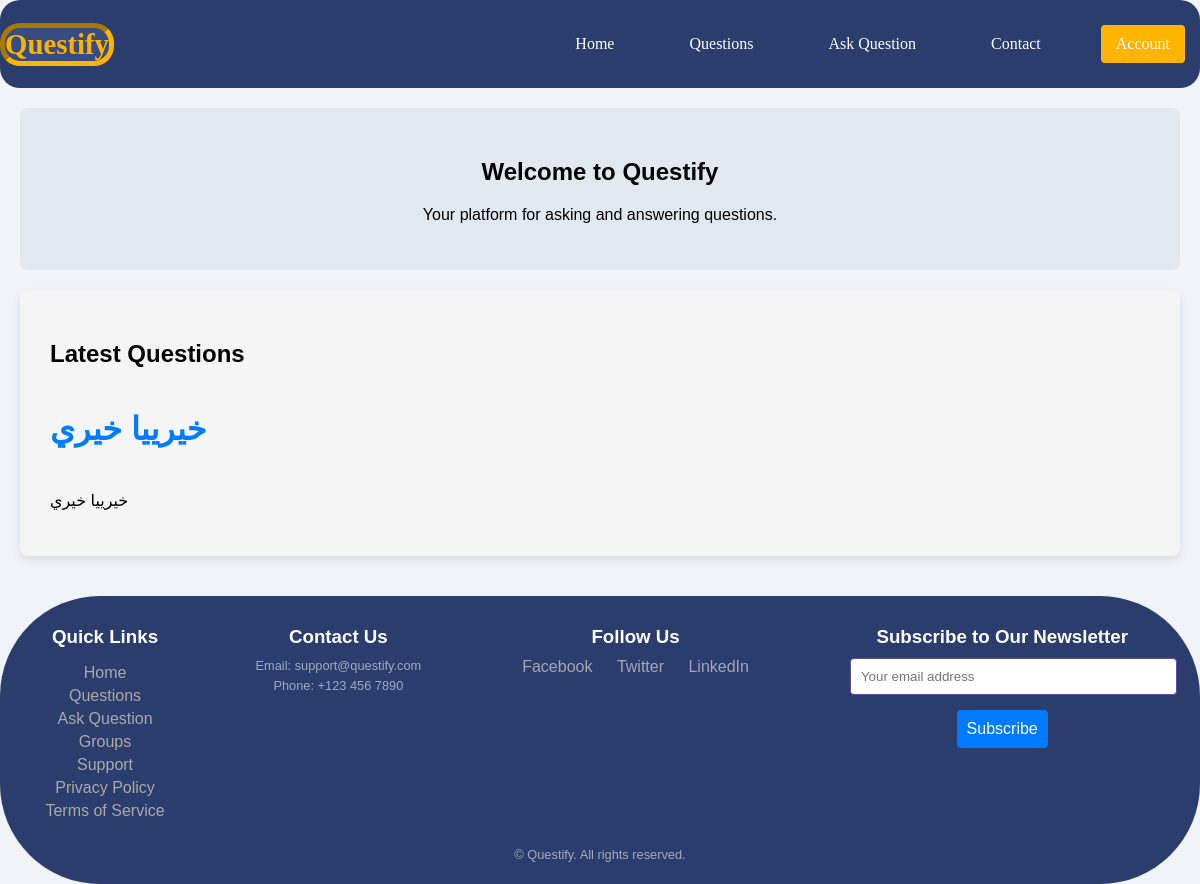
Page /home/ on the earlier database version.
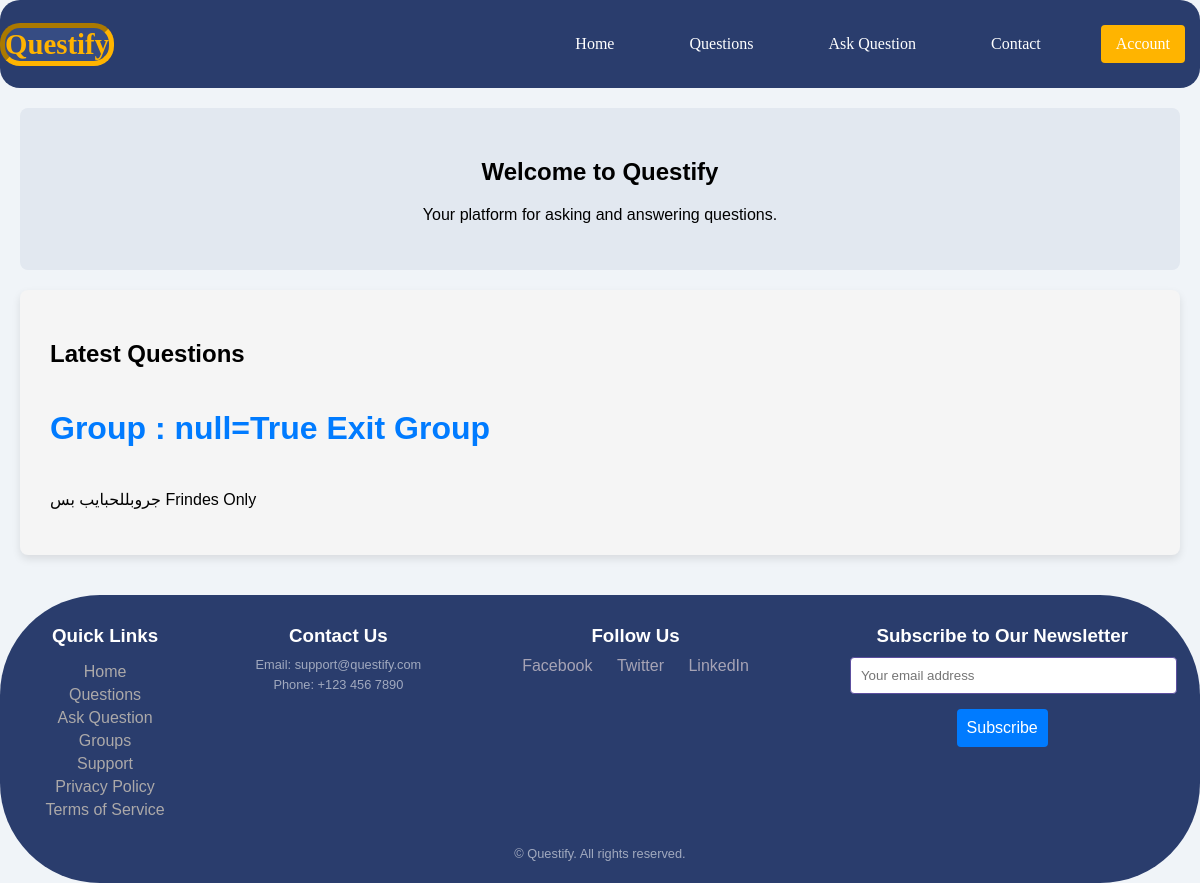
Same page on the later database version.
### ask/models.py (models this page shows, shortened)
class Question(models.Model):
    title      = models.CharField(max_length=40 , unique=True )
    content    = models.TextField(max_length=  40, blank=True  )
    rating     = models.IntegerField(null=True, blank=True)
    created_at = models.DateTimeField(auto_now=True,auto_created=True,null=True, blank=True)
    last_edit  = models.DateTimeField(auto_created=True,null=True, blank=True)
    user       = models.ForeignKey(User,on_delete=models.CASCADE,related_name="Question_user")
    like       = models.ManyToManyField(User , blank=True ,related_name="Question_like")
    group      = models.ForeignKey(Group ,on_delete=models.CASCADE, blank=True ,null=True,related_name="group_question")
    class Meta:
        get_latest_by =  'created_at'

### home/views.py (the view)
# urls.py: path('',views.home,name='home'),
def home(request):
    lastest_questions = Question.objects.latest()
    return render(request,'home/home.html',{'lastest_questions':lastest_questions})

### home/templates/home/home.html (shortened to what this page needs)
{% extends "base.html" %}
    {% block body %}
<main>
        <section class="hero">
            <h1>Welcome to Questify</h1>
            <p>Your platform for asking and answering questions.</p>
        </section>
        <section class="latest-questions">
            <h2>Latest Questions</h2>
            <h4>{{lastest_questions.title}}</h4>
            <p>{{lastest_questions.content}}</p>
        </section>
</main>
    {% endblock body %}

Differences in the rows shown:
no longer on this page (row unchanged): Question: title "خيرييا خيري", content "خيرييا خيري"
added Question: title "Group : null=True Exit Group", content "جروبللحبايب بس Frindes Only"
